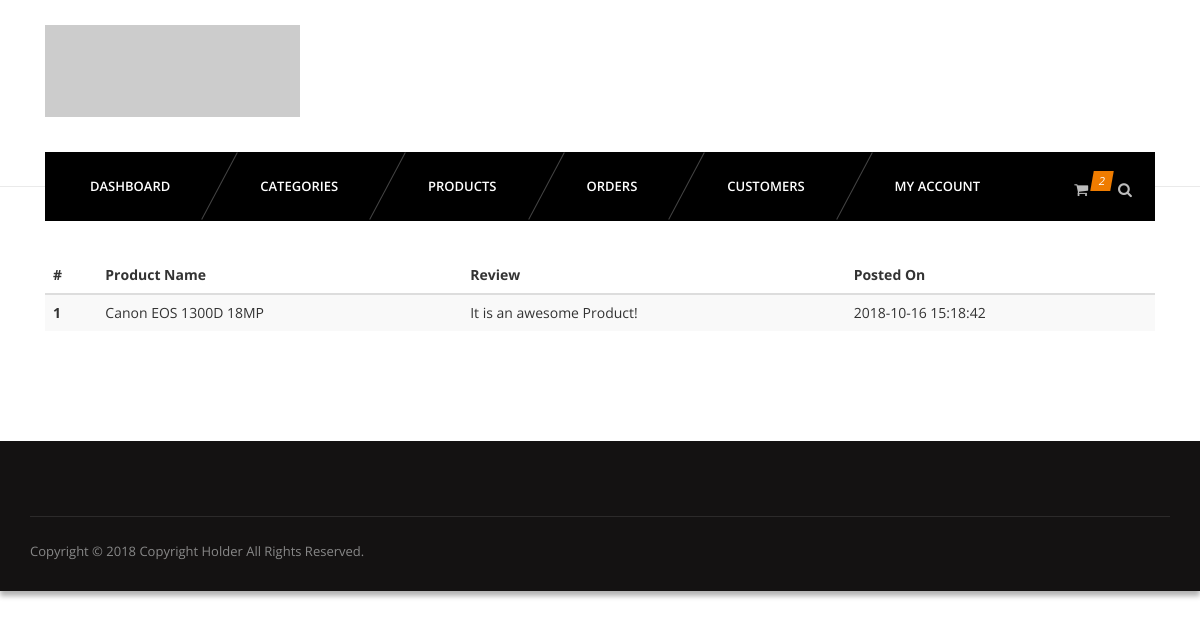
Page /admin/reviews.php (signed in) on the committed database.
### tables this page shows
CREATE TABLE `reviews` (
  `id` int(11) NOT NULL,
  `pid` int(11) NOT NULL,
  `uid` int(11) NOT NULL,
  `review` text NOT NULL,
  `timestamp` datetime NOT NULL DEFAULT CURRENT_TIMESTAMP
);

CREATE TABLE `products` (
  `id` int(11) NOT NULL,
  `name` varchar(255) NOT NULL,
  `catid` int(11) NOT NULL,
  `price` varchar(255) NOT NULL,
  `thumb` varchar(255) NOT NULL,
  `description` varchar(255) NOT NULL
);

### admin/reviews.php (the view, shortened to what this page needs)
<?php
require_once '../config/connect.php';
?>
<?php include 'inc/header.php'; ?>
<?php include 'inc/nav.php'; ?>
<section id="content">
    <div class="content-blog">
        <div class="container">
            <table class="table table-striped">
                <thead>
                    <tr>
                        <th>#</th>
                        <th>Product Name</th>
                        <th>Review</th>
                        <th>Posted On</th>
                    </tr>
                </thead>
                <tbody>
                    <?php
                    $sql = "SELECT r.id, p.name, r.review, r.`timestamp` FROM reviews r JOIN products p WHERE r.pid=p.id";
                    $res = mysqli_query($connection, $sql);
                    while ($r = mysqli_fetch_assoc($res)) {
                        ?>
                        <tr>
                            <th scope="row"><?php echo $r['id']; ?></th>
                            <td><?php echo substr($r['name'], 0, 20); ?></td>
                            <td><?php echo $r['review']; ?></td>
                            <td><?php echo $r['timestamp']; ?></td>
                            <?php
                        } ?>
                </tbody>
            </table>
        </div>
    </div>
</section>
<?php include 'inc/footer.php' ?>

### css/light.css (style rules this page uses)
body { background-color:#fff; }

### rows in the picture
reviews: id "1", products.name "Canon EOS 1300D 18MP", review "It is an awesome Product!", timestamp "2018-10-16 15:18:42"
